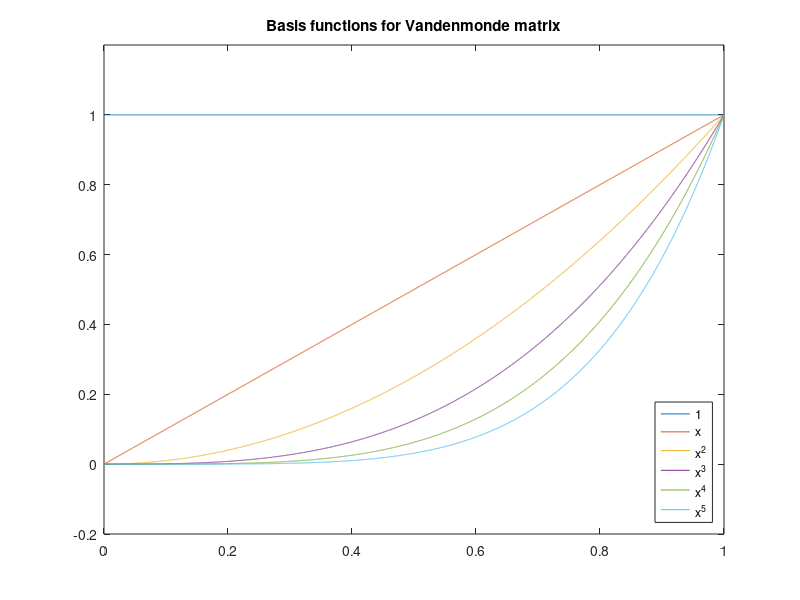
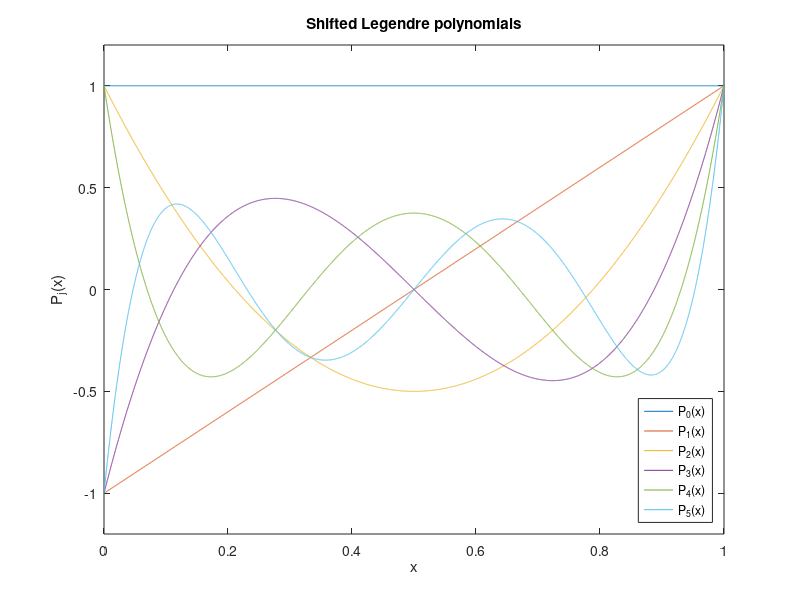
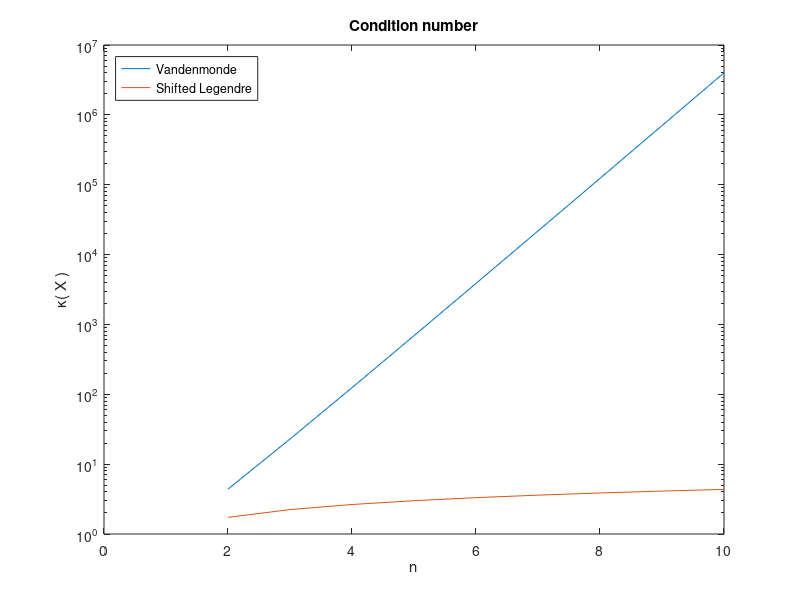

Source code (MATLAB) for these figures, in order:
clear
close all

m = 5000;
    
% Generate a m x n Vandenmonde matrix
for n=2:10
    % Create a vector x with equally spaced entries in the interval [0,1]
    x = zeros( m, 1 );
    h = 1/(m-1);
    x( 1 ) = 0;
    for i=2:m
        x( i ) = x( i-1 ) + h;
    end

    % Create the Vandenmonde matrix
    X = zeros( m, n );
    
    % Set first column to ones
    X(:,1) = ones( m,1 );
    
    % Use the recurrence that column j equals column j-1 times x
    % (elementwise)
    for j=2:n
       X(:,j) = X(:,j-1) .* x; 
    end
    
    % Compute the condition number
    kappa( n, 1 ) = cond( X );
end

% Plot the parent functions 1, x, x^2, etc

plot( x, X(:,1) );
hold on
plot( x, X(:,2) );
plot( x, X(:,3) );
plot( x, X(:,4) );
plot( x, X(:,5) );
plot( x, X(:,6) );

title('Basis functions for Vandenmonde matrix');
legend( '1', 'x', 'x^2', 'x^3', 'x^4', 'x^5', 'Location','southeast');
axis( [0,1,-0.2,1.2] );

% Generate a m x n where each column equals a samples shifted Legendre
% polynomial
    
for n=2:10 
    x = zeros( m, 1 );
    h = 1/(m-1);
    x( 1 ) = 0;
    for i=2:m
        x( i ) = x( i-1 ) + h;
    end

    X = zeros( m, n );
    
    % Set first column to ones  (P_0(x) = 1)
    X(:,1) = ones( m,1 );
    
    % Set the second column to 2x-1 (P_1(x) = 2x-1 )
    X(:,2) = 2*x-1;
    
    % Use the recurrence (i+1) P_j+1 = (2j+1)(2x-1)P_j(x) - jP_j-1(x) to
    % compute the next column (which is stored in X(:,j+2) since matlab
    % starts indexing at one)
    for j=1:n-2
       X(:,j+2) = ((2*j+1)*(2*x-1).*X(:,j+1)-j*X(:,j))/(j+1);
    end
    
    % Compute the condition number
    kappa( n, 2 ) = cond( X );
end

figure

% Plot the basis functions P_0(x), P_1(x), etc

plot( x, X(:,1) );
hold on
plot( x, X(:,2) );
plot( x, X(:,3) );
plot( x, X(:,4) );
plot( x, X(:,5) );
plot( x, X(:,6) );

title('Shifted Legendre polynomials');
xlabel('x');
ylabel('P_j(x)');
legend( 'P_0(x)', 'P_1(x)', 'P_2(x)', 'P_3(x)', 'P_4(x)', 'P_5(x)', ...
    'Location','southeast');
axis( [0,1,-1.2,1.2] );

figure

% Plot the condition numbers for both methods, as a function of n
semilogy( [1:n], kappa )


title('Condition number');
xlabel( 'n' );
ylabel( '\kappa( X )' );
legend( 'Vandenmonde', 'Shifted Legendre', 'Location', 'northwest')

% Check whether the columns of X are approximately orthogonal
disp( "X^T * X for n = 5:")
round(X(:,1:5)' * X(:,1:5))


 







